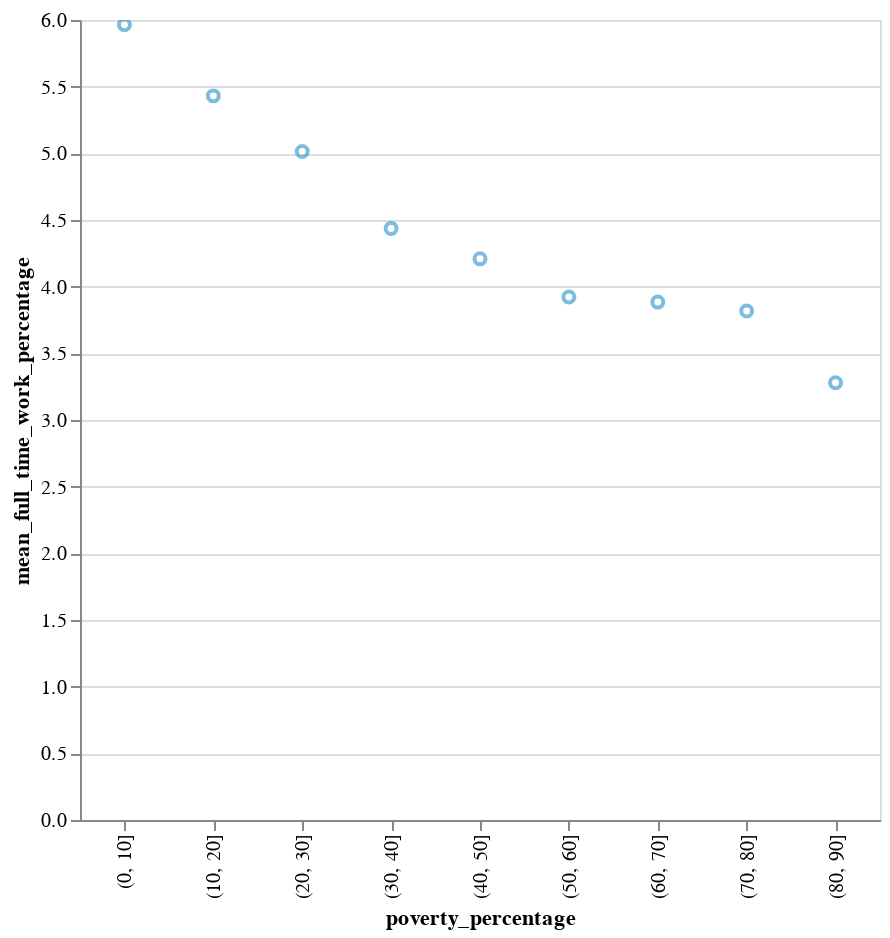

Source (notebook cell):
### Code cell
#
alt.Chart(result_mean_df).mark_point().encode(
    alt.X('poverty_percentage:N'),
    alt.Y('mean_full_time_work_percentage'),
    color = alt.Color('color',scale=None),
    tooltip=[alt.Tooltip('poverty_percentage'),
             alt.Tooltip('mean_full_time_work_percentage')]
).properties(width=400, height=400).interactive()

### Figure 1 — Vega-Lite specification as saved in the notebook (floating-point values rounded to 4 significant figures)
{"config": {"view": {"continuousWidth": 400, "continuousHeight": 300}}, "data": {"name": "data-c16da4c19a694fc7ef947e9fd4b48627"}, "mark": "point", "encoding": {"color": {"type": "nominal", "field": "color", "scale": null}, "tooltip": [{"type": "nominal", "field": "poverty_percentage"}, {"type": "quantitative", "field": "mean_full_time_work_percentage"}], "x": {"type": "nominal", "field": "poverty_percentage"}, "y": {"type": "quantitative", "field": "mean_full_time_work_percentage"}}, "height": 400, "selection": {"selector005": {"type": "interval", "bind": "scales", "encodings": ["x", "y"]}}, "width": 400, "$schema": "https://vega.github.io/schema/vega-lite/v4.8.1.json", "datasets": {"data-c16da4c19a694fc7ef947e9fd4b48627": [{"poverty_percentage": "(0, 10]", "mean_completely_home_percentage": 31.54, "mean_full_time_work_percentage": 5.965, "mean_part_time_work_percentage": 8.751, "color": "#45a0d1"}, {"poverty_percentage": "(10, 20]", "mean_completely_home_percentage": 34.72, "mean_full_time_work_percentage": 5.431, "mean_part_time_work_percentage": 8.034, "color": "#45a0d1"}, {"poverty_percentage": "(20, 30]", "mean_completely_home_percentage": 36.86, "mean_full_time_work_percentage": 5.014, "mean_part_time_work_percentage": 7.623, "color": "#45a0d1"}, {"poverty_percentage": "(30, 40]", "mean_completely_home_percentage": 38.78, "mean_full_time_work_percentage": 4.437, "mean_part_time_work_percentage": 7.167, "color": "#45a0d1"}, {"poverty_percentage": "(40, 50]", "mean_completely_home_percentage": 40.14, "mean_full_time_work_percentage": 4.209, "mean_part_time_work_percentage": 6.766, "color": "#45a0d1"}, {"poverty_percentage": "(50, 60]", "mean_completely_home_percentage": 40.65, "mean_full_time_work_percentage": 3.922, "mean_part_time_work_percentage": 6.447, "color": "#45a0d1"}, {"poverty_percentage": "(60, 70]", "mean_completely_home_percentage": 41.56, "mean_full_time_work_percentage": 3.884, "mean_part_time_work_percentage": 6.497, "color": "#45a0d1"}, {"poverty_percentage": "(70, 80]", "mean_completely_home_percentage": 42.0, "mean_full_time_work_percentage": 3.818, "mean_part_time_work_percentage": 6.267, "color": "#45a0d1"}, {"poverty_percentage": "(80, 90]", "mean_completely_home_percentage": 33.94, "mean_full_time_work_percentage": 3.279, "mean_part_time_work_percentage": 7.091, "color": "#45a0d1"}]}}
